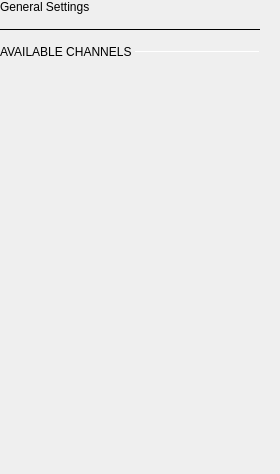
                   <widget class="QWidget" name="scrollAreaWidgetContents">
                    <property name="geometry">
                     <rect>
                      <x>0</x>
                      <y>0</y>
                      <width>280</width>
                      <height>474</height>
                     </rect>
                    </property>
                    <property name="sizePolicy">
                     <sizepolicy hsizetype="Expanding" vsizetype="Preferred">
                      <horstretch>0</horstretch>
                      <verstretch>0</verstretch>
                     </sizepolicy>
                    </property>
                    <layout class="QVBoxLayout" name="verticalLayout_6">
                     <property name="spacing">
                      <number>15</number>
                     </property>
                     <property name="leftMargin">
                      <number>0</number>
                     </property>
                     <property name="topMargin">
                      <number>0</number>
                     </property>
                     <property name="rightMargin">
                      <number>20</number>
                     </property>
                     <property name="bottomMargin">
                      <number>0</number>
                     </property>
                     <item>
                      <widget class="QLabel" name="label_3">
                       <property name="text">
                        <string>General Settings</string>
                       </property>
                       <property name="general_settings_label" stdset="0">
                        <bool>true</bool>
                       </property>
                      </widget>
                     </item>
                     <item>
                      <widget class="Line" name="line">
                       <property name="minimumSize">
                        <size>
                         <width>0</width>
                         <height>1</height>
                        </size>
                       </property>
                       <property name="maximumSize">
                        <size>
                         <width>16777215</width>
                         <height>1</height>
                        </size>
                       </property>
                       <property name="styleSheet">
                        <string notr="true"/>
                       </property>
                       <property name="frameShadow">
                        <enum>QFrame::Plain</enum>
                       </property>
                       <property name="lineWidth">
                        <number>2</number>
                       </property>
                       <property name="orientation">
                        <enum>Qt::Horizontal</enum>
                       </property>
                       <property name="blue_line" stdset="0">
                        <bool>true</bool>
                       </property>
                      </widget>
                     </item>
                     <item>
                      <layout class="QHBoxLayout" name="subTitleLayout">
                       <property name="spacing">
                        <number>0</number>
                       </property>
                       <property name="topMargin">
                        <number>0</number>
                       </property>
                       <item>
                        <widget class="QLabel" name="label_6">
                         <property name="text">
                          <string>AVAILABLE CHANNELS </string>
                         </property>
                         <property name="subsection_label" stdset="0">
                          <bool>true</bool>
                         </property>
                        </widget>
                       </item>
                       <item>
                        <widget class="Line" name="line_3">
                         <property name="sizePolicy">
                          <sizepolicy hsizetype="Expanding" vsizetype="Fixed">
                           <horstretch>0</horstretch>
                           <verstretch>0</verstretch>
                          </sizepolicy>
                         </property>
                         <property name="maximumSize">
                          <size>
                           <width>16777215</width>
                           <height>1</height>
                          </size>
                         </property>
                         <property name="orientation">
                          <enum>Qt::Horizontal</enum>
                         </property>
                         <property name="subsection_line" stdset="0">
                          <bool>true</bool>
                         </property>
                        </widget>
                       </item>
                      </layout>
                     </item>
                     <item>
                      <spacer name="horizontalSpacer_17">
                       <property name="orientation">
                        <enum>Qt::Horizontal</enum>
                       </property>
                       <property name="sizeType">
                        <enum>QSizePolicy::Fixed</enum>
                       </property>
                       <property name="sizeHint" stdset="0">
                        <size>
                         <width>200</width>
                         <height>20</height>
                        </size>
                       </property>
                      </spacer>
                     </item>
                     <item>
                      <widget class="QWidget" name="widget_2" native="true">
                       <property name="styleSheet">
                        <string notr="true">QPushButton {
width: 40px;
  height: 20px;
  background-color: transparent;
}
QPushButton:pressed { border-image: url(:/icons/setup_btn_checked.svg); }
QPushButton:!pressed { border-image: url(:/icons/setup_btn_unchecked.svg); }
QPushButton:hover:!pressed:!checked { border-image: url(:/icons/setup_btn_hover.svg); }
QPushButton:checked { border-image: url(:/icons/setup_btn_checked.svg); }</string>
                       </property>
                       <layout class="QVBoxLayout" name="verticalLayout_7">
                        <property name="spacing">
                         <number>0</number>
                        </property>
                        <property name="leftMargin">
                         <number>0</number>
                        </property>
                        <property name="topMargin">
                         <number>0</number>
                        </property>
                        <property name="rightMargin">
                         <number>0</number>
                        </property>
                        <property name="bottomMargin">
                         <number>0</number>
                        </property>
                        <item>
                         <layout class="QGridLayout" name="channelEnumeratorLayout">
                          <property name="topMargin">
                           <number>0</number>
                          </property>
                          <property name="spacing">
                           <number>15</number>
                          </property>
                         </layout>
                        </item>
                       </layout>
                      </widget>
                     </item>
                     <item>
                      <spacer name="verticalSpacer">
                       <property name="orientation">
                        <enum>Qt::Vertical</enum>
                       </property>
                       <property name="sizeHint" stdset="0">
                        <size>
                         <width>20</width>
                         <height>40</height>
                        </size>
                       </property>
                      </spacer>
                     </item>
                    </layout>
                   </widget>
